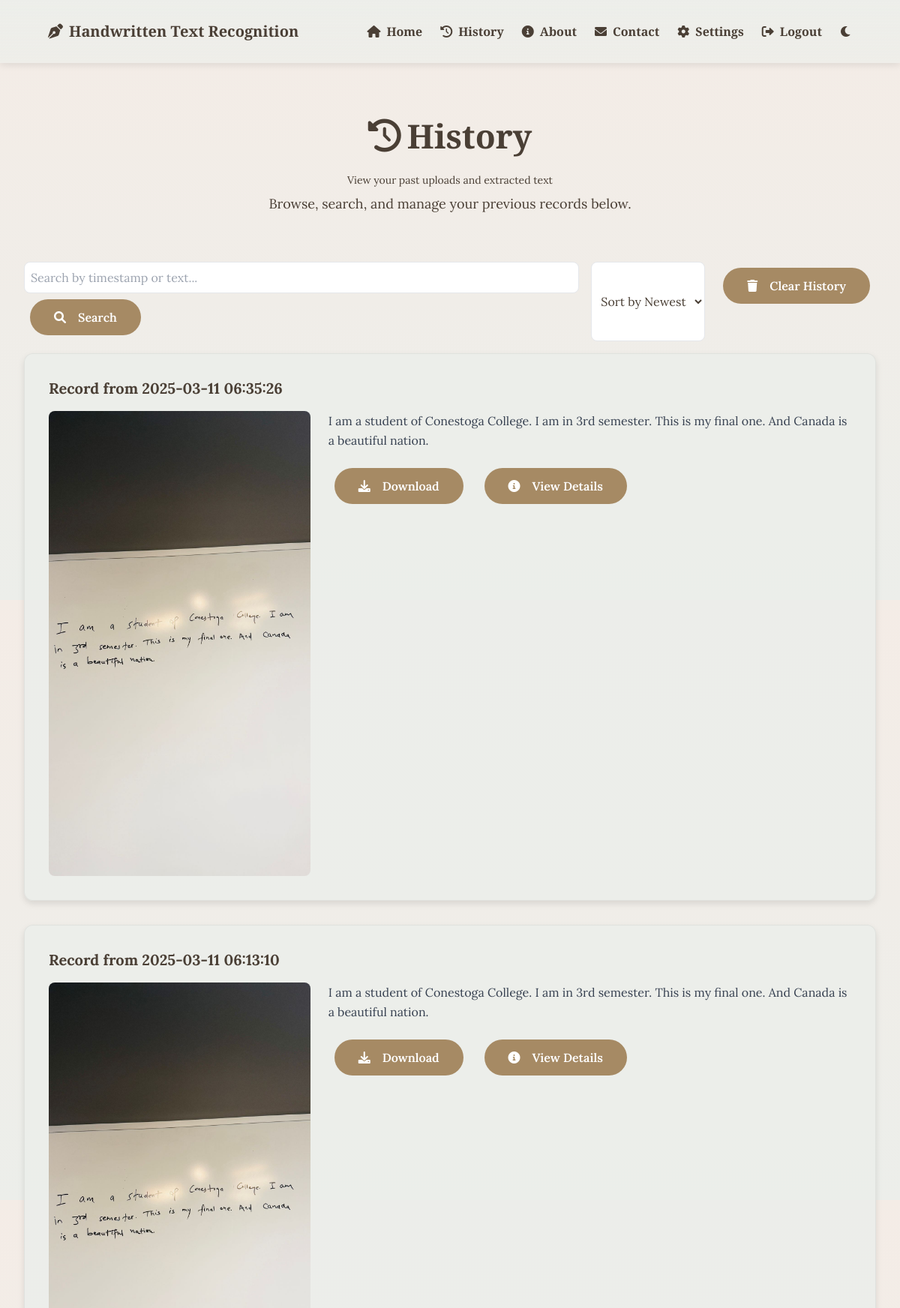
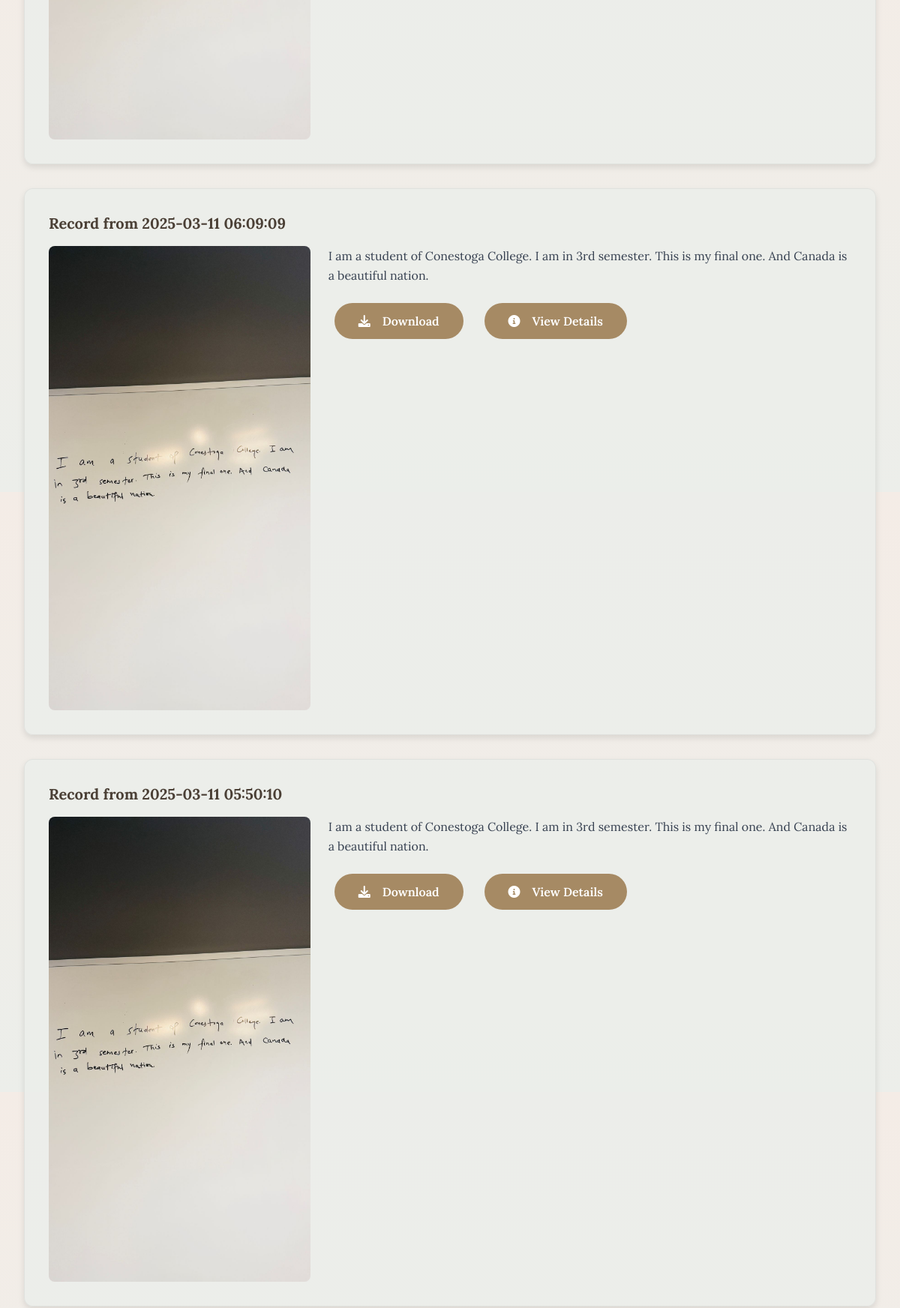
The app's page /history (signed in, upper part) with its own data (2 pictures, top to bottom).
### tables this page shows
CREATE TABLE history 
                 (id INTEGER PRIMARY KEY, user_id INTEGER, image TEXT, text TEXT, timestamp DATETIME DEFAULT CURRENT_TIMESTAMP);

### app.py (the view)
@app.route("/history")
@login_required
def history():
    conn = sqlite3.connect("users.db")
    c = conn.cursor()
    c.execute("SELECT image, text, timestamp FROM history WHERE user_id=? ORDER BY timestamp DESC",
              (current_user.id,))
    records = c.fetchall()
    conn.close()
    return render_template("history.html", records=records)

### app.py (called while the page is built)
@login_manager.user_loader
def load_user(user_id):
    return User(user_id)

### templates/history.html (shortened to what this page needs)
<!DOCTYPE html>
<html lang="en">
    <head>
        <link
            href="https://cdn.jsdelivr.net/npm/tailwindcss@2.2.19/dist/tailwind.min.css"
            rel="stylesheet">
        <link
            href="https://cdnjs.cloudflare.com/ajax/libs/font-awesome/6.0.0-beta3/css/all.min.css"
            rel="stylesheet">
    </head>
    <body class="light-mode">
        <nav class="text-white">
            <div class="container flex justify-between items-center">
                <a href="{{ url_for('upload_file') }}" class="text-xl"><i
                        class="fas fa-pen-nib"></i> Handwritten Text
                    Recognition</a>
                <div class="flex items-center space-x-6">
                    <a href="{{ url_for('upload_file') }}"><i
                            class="fas fa-home"></i> Home</a>
                    <a href="{{ url_for('history') }}"><i
                            class="fas fa-history"></i> History</a>
                    <a href="{{ url_for('about') }}"><i
                            class="fas fa-info-circle"></i> About</a>
                    <a href="{{ url_for('contact') }}"><i
                            class="fas fa-envelope"></i> Contact</a>
                    <a href="{{ url_for('settings') }}"><i
                            class="fas fa-cog"></i> Settings</a>
                    <a href="{{ url_for('logout') }}"><i
                            class="fas fa-sign-out-alt"></i> Logout</a>
                    <button id="themeToggle" class="focus:outline-none"><i
                            class="fas fa-moon"></i></button>
                </div>
            </div>
        </nav>
        <div class="header-section container">
            <h1><i class="fas fa-history"></i> History</h1>
            <p class="text-sm mb-2">View your past uploads and extracted
                text</p>
            <p class="subtitle">Browse, search, and manage your previous records
                below.</p>
        </div>
        <div class="container mb-6">
            <div class="flex flex-col md:flex-row gap-4 mb-4">
                <form action="/search_history" method="get" class="flex-1">
                    <input type="text" name="query"
                        placeholder="Search by timestamp or text..."
                        class="w-full p-2 border rounded-lg bg-white dark:bg-gray-700 focus:outline-none focus:ring-2 focus:ring-blue-500">
                    <button type="submit" class="button mt-2 md:mt-0 md:ml-2"><i
                            class="fas fa-search mr-2"></i> Search</button>
                </form>
                <select id="sort"
                    class="p-2 border rounded-lg bg-white dark:bg-gray-700"
                    onchange="sortHistory()">
                    <option value="desc">Sort by Newest</option>
                </select>
                <form action="/clear_history" method="post"
                    onsubmit="return confirm('Are you sure you want to clear all history? This action cannot be undone.')"
                    class="mt-2 md:mt-0">
                    <button type="submit" class="button"><i
                            class="fas fa-trash mr-2"></i> Clear
                        History</button>
                </form>
            </div>
        </div>
        <div class="container" id="history-container">
            {% for record in records %}
            <div class="result-card mb-6" data-timestamp="{{ record[2] }}">
                <h3 class="text-xl font-bold mb-4">Record from {{ record[2]
                    }}</h3>
                <div class="flex flex-col md:flex-row gap-6">
                    <div class="md:w-1/3">
                        <img
                            src="{{ url_for('static', filename='uploads/' + record[0]) }}"
                            alt="Uploaded Image" class="w-full rounded-lg">
                    </div>
                    <div class="md:w-2/3">
                        <p
                            class="text-gray-700 dark:text-gray-300 leading-relaxed">{{
                            record[1] | safe }}</p>
                        <div class="mt-4 flex flex-wrap gap-3">
                            <form action="/download_history" method="post"
                                class="inline">
                                <button type="submit" class="button"><i
                                        class="fas fa-download mr-2"></i>
                                    Download</button>
                            </form>
                            <button
                                onclick="toggleDetails('details-{{ loop.index }}')"
                                class="button"><i
                                    class="fas fa-info-circle mr-2"></i> View
                                Details</button>
                        </div>
                    </div>
                </div>
            </div>
            {% endfor %}
    </body>
</html>

### templates/history.html (style rules this page uses)
:root { --dark-bg: #2b2b2b; --light-bg: #f4ece6; --accent: #a68a64; --text-dark: #d4c9b0; --text-light: #4a3f35; --blend-color: #eceeea; --shadow: rgba(0, 0, 0, 0.3); }
body { font-family: 'Lora', serif; background: linear-gradient(to bottom, var(--light-bg), var(--blend-color)); color: var(--text-light); transition: all 0.3s ease; overflow-x: hidden; }
nav { background: linear-gradient(to bottom, rgba(236, 238, 234, 0.95), rgba(236, 238, 234, 0.7)); padding: 1.75rem 2rem; position: sticky; top: 0; z-index: 1000; box-shadow: 0 2px 10px rgba(0, 0, 0, 0.1); min-height: 80px; }
nav a, nav button { font-family: 'Playfair Display', serif; font-weight: 700; color: var(--text-light); transition: color 0.3s ease; display: inline-flex; align-items: center; gap: 0.5rem; }
.container { max-width: 1200px; margin: 0 auto; padding: 0 2rem; }
.header-section { padding: 4rem 0; text-align: center; }
h1 { font-family: 'Playfair Display', serif; font-size: 2.75rem; font-weight: 700; margin-bottom: 1rem; color: var(--text-light); display: inline-flex; align-items: center; gap: 0.5rem; }
p.subtitle { font-size: 1.125rem; max-width: 700px; margin: 0 auto; color: var(--text-light); }
.result-card { background: rgba(236, 238, 234, 0.9); padding: 2rem; border-radius: 12px; box-shadow: 0 4px 8px rgba(0, 0, 0, 0.1); border: 1px solid rgba(0, 0, 0, 0.05); transition: transform 0.3s ease; margin-bottom: 2rem; }
.button { padding: 0.75rem 2rem; background: var(--accent); color: #fff; border: none; border-radius: 25px; font-family: 'Lora', serif; font-weight: 600; cursor: pointer; transition: transform 0.3s ease, box-shadow 0.3s ease; display: inline-flex; align-items: center; gap: 0.5rem; margin: 0.5rem; }

### records on screen
history: timestamp "2025-03-11 06:35:26", image (picture), text "I am a student of Conestoga College. I am in 3rd semester. This is my final one. And Canada is a beautiful nation."
history: timestamp "2025-03-11 06:13:10", image (picture), text "I am a student of Conestoga College. I am in 3rd semester. This is my final one. And Canada is a beautiful nation."
history: timestamp "2025-03-11 06:09:09", image (picture), text "I am a student of Conestoga College. I am in 3rd semester. This is my final one. And Canada is a beautiful nation."
history: timestamp "2025-03-11 05:50:10", image (picture), text "I am a student of Conestoga College. I am in 3rd semester. This is my final one. And Canada is a beautiful nation."
